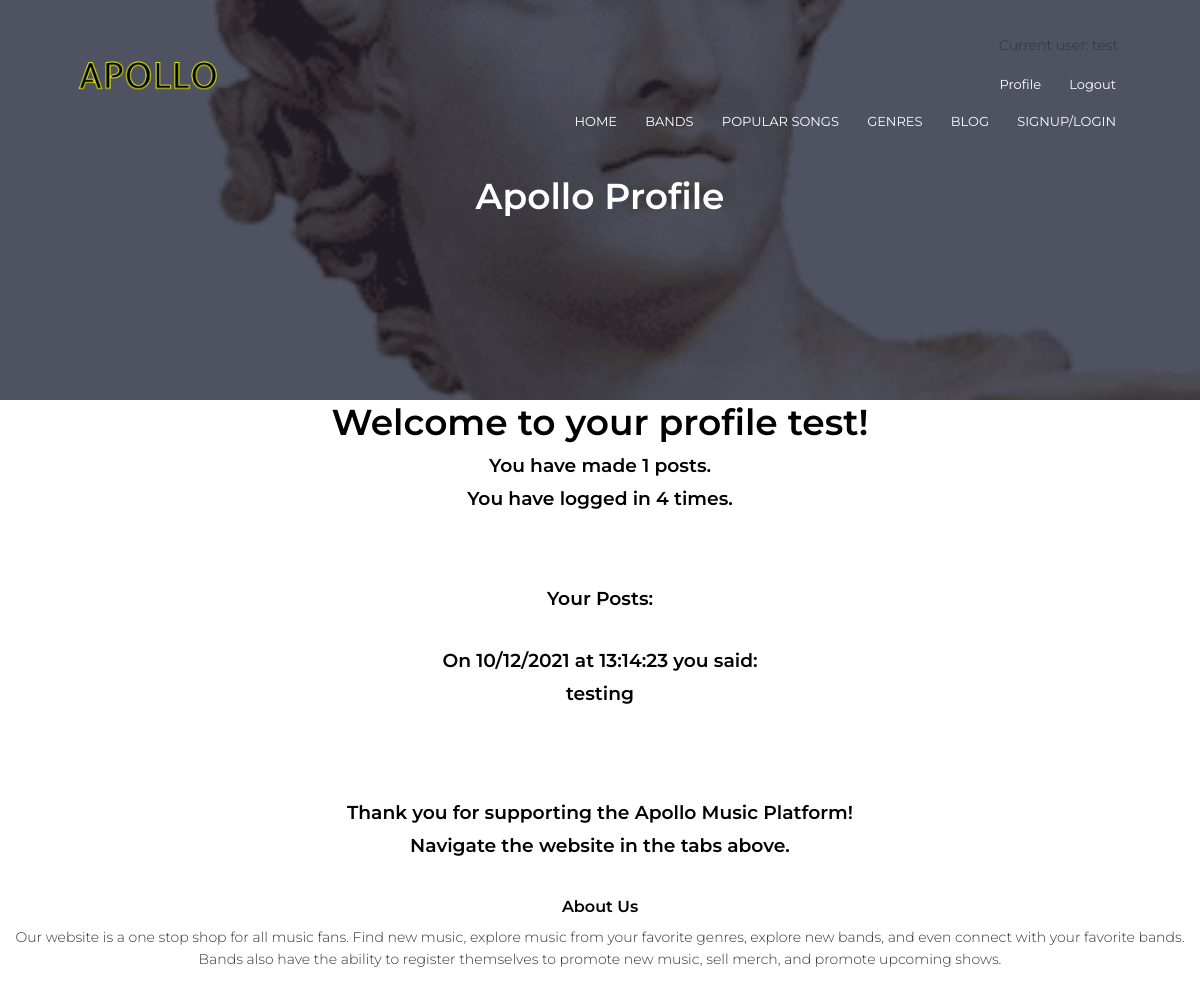
Before: /profile (signed in) with the older database file.
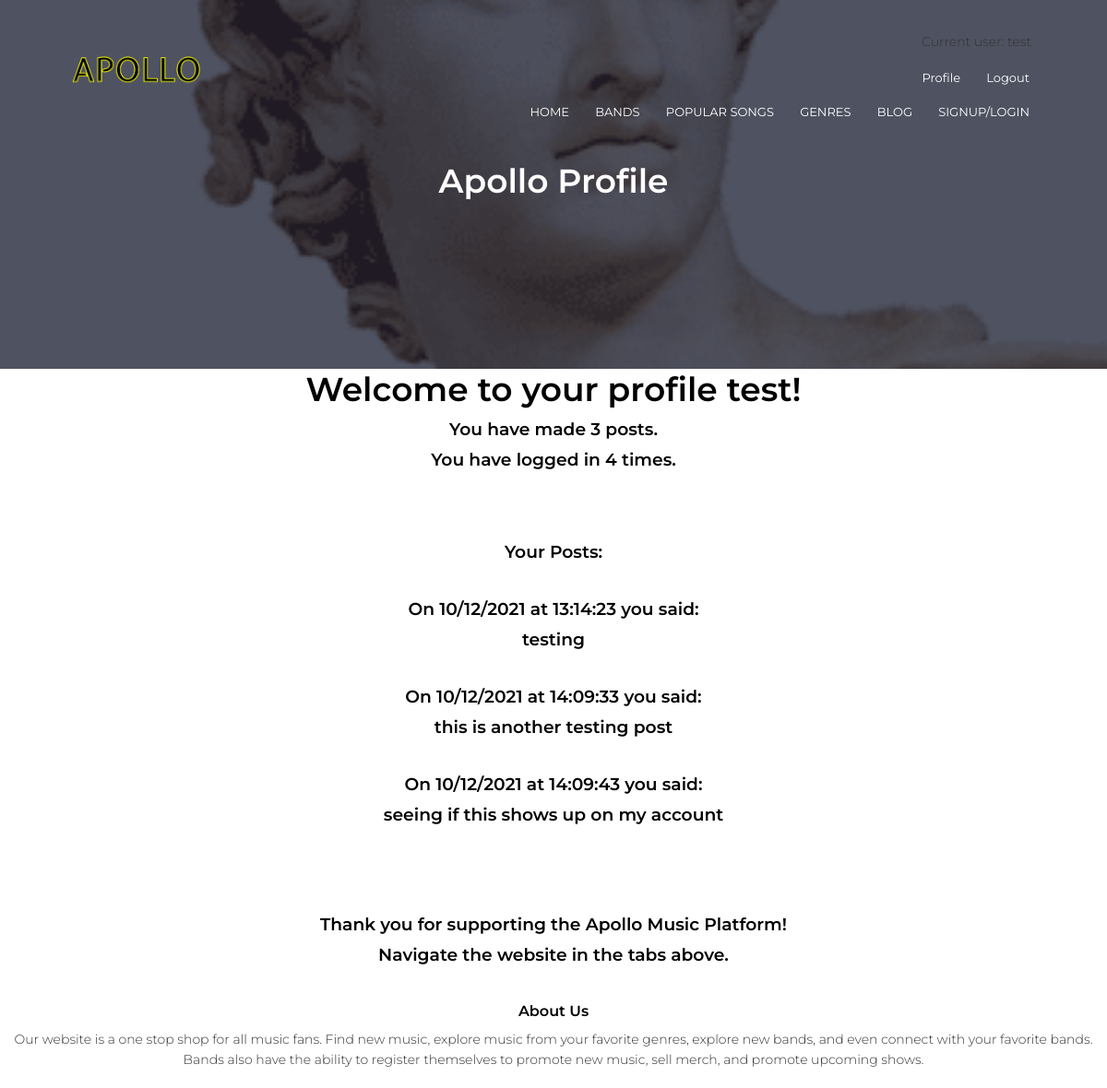
After: the same page with the newer database file.
### models.py (models this page shows)
class User(UserMixin, db.Model):
    __tablename__ = 'user'
    id = db.Column(db.Integer, primary_key=True)
    email = db.Column(db.String(100), unique=True)
    password = db.Column(db.String(100))
    name = db.Column(db.String(100))
    account_type = db.Column(db.String(100))
    num_logins = db.Column(db.Integer)
    num_posts = db.Column(db.Integer)

class Blog(db.Model):
    __tablename__ = 'blog'
    id = db.Column(db.Integer, primary_key=True)
    user_id = db.Column(db.Integer)
    date = db.Column(db.String(100))
    time = db.Column(db.String(100))
    post = db.Column(db.String(300))

### main.py (the view)
@main.route('/profile')
def reg_profile():
    return render_template('profile.html', blog=Blog)

### __init__.py (called while the page is built)
def create_app():
    app = Flask(__name__)
    app.config['SECRET_KEY'] = 'secret-key-goes-here'
    app.config['SQLALCHEMY_DATABASE_URI'] = 'sqlite:///db.sqlite'
    db.init_app(app)
    from .auth import auth as auth_blueprint
    app.register_blueprint(auth_blueprint)
    from .main import main as main_blueprint
    app.register_blueprint(main_blueprint)
    login_manager = LoginManager()
    login_manager.login_view = 'auth.login'
    login_manager.init_app(app)
    from .models import User
    @login_manager.user_loader
    def load_user(id):
        if User.query.get(int(id)):
            return User.query.get(int(id))
    with app.app_context():
        db.create_all()
        db.session.commit()
    return app

### templates/profile.html (shortened to what this page needs)
{% extends "header.html" %}
	{% block title %} Apollo Profile {% endblock %}
{% block content %}
<section>
	{% if current_user.is_authenticated %}
		<h1 class="title" style="text-align: center"> Welcome to your profile {{ current_user.name }}!</h1>
		<h3>You have made {{ current_user.num_posts }} posts.</h3>
		<h3>You have logged in {{ current_user.num_logins }} times.</h3>
		<br><br><br>
		{% if current_user.num_posts > 0 %}
			<h3>Your Posts:</h3>
			<br>
			{% for post in blog.query.filter_by(user_id=current_user.id) %}
				<h3>On {{ post.date }} at {{ post.time }} you said:</h3>
				<h3>{{ post.post }}</h3>
				<br>
			{% endfor %}
		{% endif%}
		<br><br><br>
		<h3>Thank you for supporting the Apollo Music Platform!</h3>
		<h3>Navigate the website in the tabs above.</h3>
	{% endif %}
</section>
{% endblock %}

### templates/header.html (shortened to what this page needs)
<!DOCTYPE html>
<html>
<head>
    <link rel="stylesheet" href="https://stackpath.bootstrapcdn.com/font-awesome/4.7.0/css/font-awesome.min.css">
    <section class="sub-header">
        <nav>
            <a href="{{ url_for('main.index') }}"><img src="{{ url_for('static', filename='images/logo.png') }}" width="100" heigth="40" ></a>
            <div class="nav-links" id="navLinks">
            {% if current_user.is_authenticated %}
                <p>Current user: {{current_user.name }}</p>
                <ul>
                    <li><a href="{{ url_for('main.reg_profile') }}">Profile</a></li>
                    <li><a href="{{ url_for('auth.logout') }}">Logout</a></li>
                </ul>
            {% endif %}
                <ul>
                    <li><a href="{{ url_for('main.index') }}">HOME</a></li>
                    <li><a href="{{ url_for('main.bands') }}">BANDS</a></li>
                    <li><a href="{{ url_for('main.popular') }}">POPULAR SONGS</a></li>
                    <li><a href="{{ url_for('main.genres') }}">GENRES</a></li>
                    <li><a href="{{ url_for('main.blog') }}">BLOG</a></li>
                    <li><a href="{{ url_for('main.singup_login_redir') }}">SIGNUP/LOGIN</a></li>
                </ul>
            </div>
        </nav>
        <h1>{% block title %} {% endblock %}</h1>
    </section>
</head>
<body>
    {% block content %} {% endblock %}
<section class="footer">
    <h4>About Us</h4>
    <p>Our website is a one stop shop for all music fans. Find new music, explore music from your favorite genres, explore new bands, and even connect with your favorite bands. Bands also have the ability to register themselves to promote new music, sell merch, and promote upcoming shows.</p>
</section>
</body>
</html>

Changed rows visible on the page:
changed User "test": num_posts "1" → "3"
added Blog: date "10/12/2021", time "14:09:33", post "this is another testing post"
added Blog: date "10/12/2021", time "14:09:43", post "seeing if this shows up on my account"
